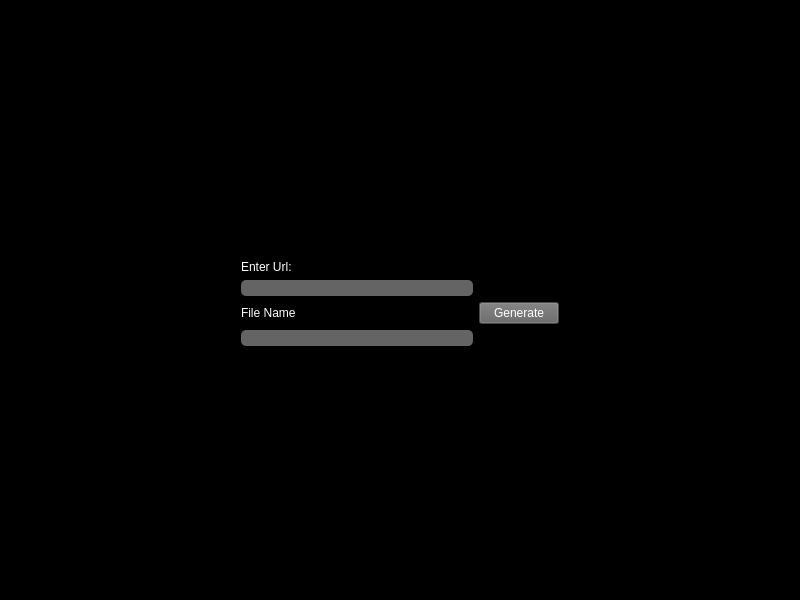
<?xml version="1.0" encoding="UTF-8"?>
<ui version="4.0">
 <class>GenerateQR</class>
 <widget class="QMainWindow" name="GenerateQR">
  <property name="geometry">
   <rect>
    <x>0</x>
    <y>0</y>
    <width>800</width>
    <height>600</height>
   </rect>
  </property>
  <property name="windowTitle">
   <string>MainWindow</string>
  </property>
  <property name="styleSheet">
   <string notr="true">background-color: rgb(0, 0, 0);
color: rgb(255, 255, 255);</string>
  </property>
  <widget class="QWidget" name="central_widget">
   <layout class="QGridLayout" name="gridLayout">
    <item row="0" column="4" rowspan="7">
     <spacer name="right_spacer">
      <property name="orientation">
       <enum>Qt::Horizontal</enum>
      </property>
      <property name="sizeHint" stdset="0">
       <size>
        <width>40</width>
        <height>20</height>
       </size>
      </property>
     </spacer>
    </item>
    <item row="2" column="2">
     <widget class="QLabel" name="url_label">
      <property name="text">
       <string>Enter Url:</string>
      </property>
     </widget>
    </item>
    <item row="3" column="2">
     <widget class="QLineEdit" name="url_input">
      <property name="styleSheet">
       <string notr="true">background-color: rgb(100, 100, 100);
color: rgb(255, 255, 255);
border-radius: 5px;</string>
      </property>
     </widget>
    </item>
    <item row="0" column="2" colspan="2">
     <spacer name="top_spacer">
      <property name="orientation">
       <enum>Qt::Vertical</enum>
      </property>
      <property name="sizeHint" stdset="0">
       <size>
        <width>20</width>
        <height>40</height>
       </size>
      </property>
     </spacer>
    </item>
    <item row="6" column="2" colspan="2">
     <spacer name="bottom_spacer">
      <property name="orientation">
       <enum>Qt::Vertical</enum>
      </property>
      <property name="sizeHint" stdset="0">
       <size>
        <width>20</width>
        <height>40</height>
       </size>
      </property>
     </spacer>
    </item>
    <item row="0" column="1" rowspan="7">
     <spacer name="left_spacer">
      <property name="orientation">
       <enum>Qt::Horizontal</enum>
      </property>
      <property name="sizeHint" stdset="0">
       <size>
        <width>40</width>
        <height>20</height>
       </size>
      </property>
     </spacer>
    </item>
    <item row="5" column="2">
     <widget class="QLineEdit" name="filename_input">
      <property name="styleSheet">
       <string notr="true">background-color: rgb(100, 100, 100);
color: rgb(255, 255, 255);
border-radius: 5px;</string>
      </property>
     </widget>
    </item>
    <item row="4" column="2">
     <widget class="QLabel" name="file_name_label">
      <property name="text">
       <string>File Name</string>
      </property>
     </widget>
    </item>
    <item row="4" column="3">
     <widget class="QPushButton" name="generate_button">
      <property name="styleSheet">
       <string notr="true">background-color: rgb(100, 100, 100);</string>
      </property>
      <property name="text">
       <string>Generate</string>
      </property>
     </widget>
    </item>
   </layout>
  </widget>
 </widget>
 <resources/>
 <connections/>
</ui>
